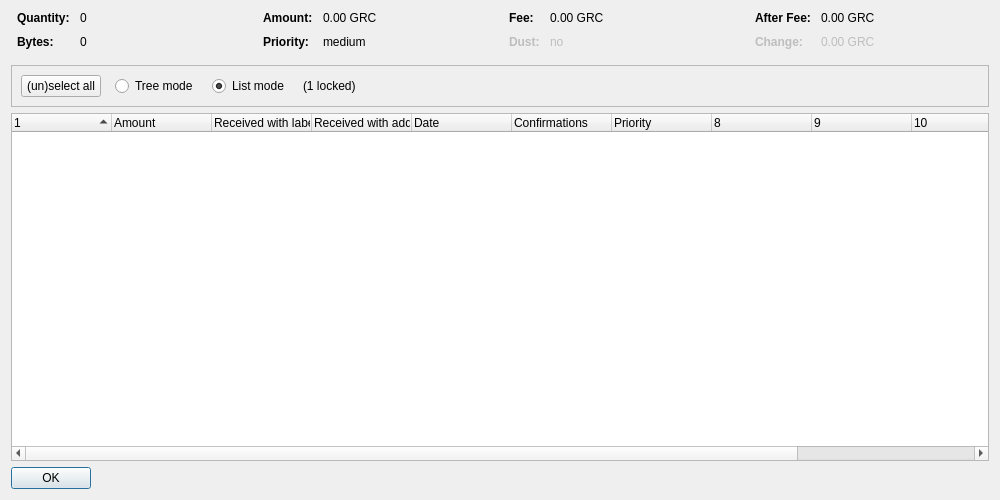
<?xml version="1.0" encoding="UTF-8"?>
<ui version="4.0">
 <class>CoinControlDialog</class>
 <widget class="QDialog" name="CoinControlDialog">
  <property name="geometry">
   <rect>
    <x>0</x>
    <y>0</y>
    <width>1000</width>
    <height>500</height>
   </rect>
  </property>
  <property name="windowTitle">
   <string>Coin Selection</string>
  </property>
  <layout class="QVBoxLayout" name="verticalLayout">
   <item>
    <layout class="QHBoxLayout" name="horizontalLayoutTop" stretch="0,0,0,0">
     <property name="topMargin">
      <number>0</number>
     </property>
     <property name="bottomMargin">
      <number>10</number>
     </property>
     <item>
      <layout class="QFormLayout" name="formLayoutCoinControl1">
       <property name="horizontalSpacing">
        <number>10</number>
       </property>
       <property name="verticalSpacing">
        <number>10</number>
       </property>
       <property name="leftMargin">
        <number>6</number>
       </property>
       <property name="rightMargin">
        <number>6</number>
       </property>
       <item row="0" column="0">
        <widget class="QLabel" name="labelCoinControlQuantityText">
         <property name="font">
          <font>
           <weight>75</weight>
           <bold>true</bold>
          </font>
         </property>
         <property name="text">
          <string>Quantity:</string>
         </property>
        </widget>
       </item>
       <item row="0" column="1">
        <widget class="QLabel" name="labelCoinControlQuantity">
         <property name="cursor">
          <cursorShape>IBeamCursor</cursorShape>
         </property>
         <property name="contextMenuPolicy">
          <enum>Qt::ActionsContextMenu</enum>
         </property>
         <property name="text">
          <string notr="true">0</string>
         </property>
         <property name="textInteractionFlags">
          <set>Qt::LinksAccessibleByMouse|Qt::TextSelectableByKeyboard|Qt::TextSelectableByMouse</set>
         </property>
        </widget>
       </item>
       <item row="1" column="0">
        <widget class="QLabel" name="labelCoinControlBytesText">
         <property name="font">
          <font>
           <weight>75</weight>
           <bold>true</bold>
          </font>
         </property>
         <property name="text">
          <string>Bytes:</string>
         </property>
        </widget>
       </item>
       <item row="1" column="1">
        <widget class="QLabel" name="labelCoinControlBytes">
         <property name="cursor">
          <cursorShape>IBeamCursor</cursorShape>
         </property>
         <property name="contextMenuPolicy">
          <enum>Qt::ActionsContextMenu</enum>
         </property>
         <property name="text">
          <string notr="true">0</string>
         </property>
         <property name="textInteractionFlags">
          <set>Qt::LinksAccessibleByMouse|Qt::TextSelectableByKeyboard|Qt::TextSelectableByMouse</set>
         </property>
        </widget>
       </item>
      </layout>
     </item>
     <item>
      <layout class="QFormLayout" name="formLayoutCoinControl2">
       <property name="horizontalSpacing">
        <number>10</number>
       </property>
       <property name="verticalSpacing">
        <number>10</number>
       </property>
       <property name="leftMargin">
        <number>6</number>
       </property>
       <property name="rightMargin">
        <number>6</number>
       </property>
       <item row="0" column="0">
        <widget class="QLabel" name="labelCoinControlAmountText">
         <property name="font">
          <font>
           <weight>75</weight>
           <bold>true</bold>
          </font>
         </property>
         <property name="text">
          <string>Amount:</string>
         </property>
        </widget>
       </item>
       <item row="0" column="1">
        <widget class="QLabel" name="labelCoinControlAmount">
         <property name="cursor">
          <cursorShape>IBeamCursor</cursorShape>
         </property>
         <property name="contextMenuPolicy">
          <enum>Qt::ActionsContextMenu</enum>
         </property>
         <property name="text">
          <string notr="true">0.00 GRC</string>
         </property>
         <property name="textInteractionFlags">
          <set>Qt::LinksAccessibleByMouse|Qt::TextSelectableByKeyboard|Qt::TextSelectableByMouse</set>
         </property>
        </widget>
       </item>
       <item row="1" column="0">
        <widget class="QLabel" name="labelCoinControlPriorityText">
         <property name="font">
          <font>
           <weight>75</weight>
           <bold>true</bold>
          </font>
         </property>
         <property name="text">
          <string>Priority:</string>
         </property>
        </widget>
       </item>
       <item row="1" column="1">
        <widget class="QLabel" name="labelCoinControlPriority">
         <property name="cursor">
          <cursorShape>IBeamCursor</cursorShape>
         </property>
         <property name="contextMenuPolicy">
          <enum>Qt::ActionsContextMenu</enum>
         </property>
         <property name="text">
          <string notr="true">medium</string>
         </property>
         <property name="textInteractionFlags">
          <set>Qt::LinksAccessibleByMouse|Qt::TextSelectableByKeyboard|Qt::TextSelectableByMouse</set>
         </property>
        </widget>
       </item>
      </layout>
     </item>
     <item>
      <layout class="QFormLayout" name="formLayoutCoinControl3">
       <property name="horizontalSpacing">
        <number>10</number>
       </property>
       <property name="verticalSpacing">
        <number>10</number>
       </property>
       <property name="leftMargin">
        <number>6</number>
       </property>
       <property name="rightMargin">
        <number>6</number>
       </property>
       <item row="0" column="0">
        <widget class="QLabel" name="labelCoinControlFeeText">
         <property name="font">
          <font>
           <weight>75</weight>
           <bold>true</bold>
          </font>
         </property>
         <property name="text">
          <string>Fee:</string>
         </property>
        </widget>
       </item>
       <item row="0" column="1">
        <widget class="QLabel" name="labelCoinControlFee">
         <property name="cursor">
          <cursorShape>IBeamCursor</cursorShape>
         </property>
         <property name="contextMenuPolicy">
          <enum>Qt::ActionsContextMenu</enum>
         </property>
         <property name="text">
          <string notr="true">0.00 GRC</string>
         </property>
         <property name="textInteractionFlags">
          <set>Qt::LinksAccessibleByMouse|Qt::TextSelectableByKeyboard|Qt::TextSelectableByMouse</set>
         </property>
        </widget>
       </item>
       <item row="1" column="0">
        <widget class="QLabel" name="labelCoinControlLowOutputText">
         <property name="enabled">
          <bool>false</bool>
         </property>
         <property name="font">
          <font>
           <weight>75</weight>
           <bold>true</bold>
          </font>
         </property>
         <property name="text">
          <string>Dust:</string>
         </property>
        </widget>
       </item>
       <item row="1" column="1">
        <widget class="QLabel" name="labelCoinControlLowOutput">
         <property name="enabled">
          <bool>false</bool>
         </property>
         <property name="cursor">
          <cursorShape>IBeamCursor</cursorShape>
         </property>
         <property name="contextMenuPolicy">
          <enum>Qt::ActionsContextMenu</enum>
         </property>
         <property name="text">
          <string notr="true">no</string>
         </property>
         <property name="textInteractionFlags">
          <set>Qt::LinksAccessibleByMouse|Qt::TextSelectableByKeyboard|Qt::TextSelectableByMouse</set>
         </property>
        </widget>
       </item>
      </layout>
     </item>
     <item>
      <layout class="QFormLayout" name="formLayoutCoinControl4">
       <property name="horizontalSpacing">
        <number>10</number>
       </property>
       <property name="verticalSpacing">
        <number>10</number>
       </property>
       <property name="leftMargin">
        <number>6</number>
       </property>
       <property name="rightMargin">
        <number>6</number>
       </property>
       <item row="0" column="0">
        <widget class="QLabel" name="labelCoinControlAfterFeeText">
         <property name="font">
          <font>
           <weight>75</weight>
           <bold>true</bold>
          </font>
         </property>
         <property name="text">
          <string>After Fee:</string>
         </property>
        </widget>
       </item>
       <item row="0" column="1">
        <widget class="QLabel" name="labelCoinControlAfterFee">
         <property name="cursor">
          <cursorShape>IBeamCursor</cursorShape>
         </property>
         <property name="contextMenuPolicy">
          <enum>Qt::ActionsContextMenu</enum>
         </property>
         <property name="text">
          <string notr="true">0.00 GRC</string>
         </property>
         <property name="textInteractionFlags">
          <set>Qt::LinksAccessibleByMouse|Qt::TextSelectableByKeyboard|Qt::TextSelectableByMouse</set>
         </property>
        </widget>
       </item>
       <item row="1" column="0">
        <widget class="QLabel" name="labelCoinControlChangeText">
         <property name="enabled">
          <bool>false</bool>
         </property>
         <property name="font">
          <font>
           <weight>75</weight>
           <bold>true</bold>
          </font>
         </property>
         <property name="text">
          <string>Change:</string>
         </property>
        </widget>
       </item>
       <item row="1" column="1">
        <widget class="QLabel" name="labelCoinControlChange">
         <property name="enabled">
          <bool>false</bool>
         </property>
         <property name="cursor">
          <cursorShape>IBeamCursor</cursorShape>
         </property>
         <property name="contextMenuPolicy">
          <enum>Qt::ActionsContextMenu</enum>
         </property>
         <property name="text">
          <string notr="true">0.00 GRC</string>
         </property>
         <property name="textInteractionFlags">
          <set>Qt::LinksAccessibleByMouse|Qt::TextSelectableByKeyboard|Qt::TextSelectableByMouse</set>
         </property>
        </widget>
       </item>
      </layout>
     </item>
    </layout>
   </item>
   <item>
    <widget class="QFrame" name="frame">
     <property name="minimumSize">
      <size>
       <width>0</width>
       <height>40</height>
      </size>
     </property>
     <property name="frameShape">
      <enum>QFrame::StyledPanel</enum>
     </property>
     <property name="frameShadow">
      <enum>QFrame::Sunken</enum>
     </property>
     <layout class="QHBoxLayout" name="horizontalLayout">
      <item>
       <layout class="QHBoxLayout" name="horizontalLayoutPanel" stretch="0,0,0,0,0">
        <property name="spacing">
         <number>14</number>
        </property>
        <item>
         <widget class="QPushButton" name="pushButtonSelectAll">
          <property name="sizePolicy">
           <sizepolicy hsizetype="Maximum" vsizetype="Fixed">
            <horstretch>0</horstretch>
            <verstretch>0</verstretch>
           </sizepolicy>
          </property>
          <property name="text">
           <string>(un)select all</string>
          </property>
          <property name="autoDefault">
           <bool>false</bool>
          </property>
         </widget>
        </item>
        <item>
         <widget class="QRadioButton" name="radioTreeMode">
          <property name="sizePolicy">
           <sizepolicy hsizetype="Maximum" vsizetype="Fixed">
            <horstretch>0</horstretch>
            <verstretch>0</verstretch>
           </sizepolicy>
          </property>
          <property name="text">
           <string>Tree mode</string>
          </property>
         </widget>
        </item>
        <item>
         <widget class="QRadioButton" name="radioListMode">
          <property name="sizePolicy">
           <sizepolicy hsizetype="Maximum" vsizetype="Fixed">
            <horstretch>0</horstretch>
            <verstretch>0</verstretch>
           </sizepolicy>
          </property>
          <property name="text">
           <string>List mode</string>
          </property>
          <property name="checked">
           <bool>true</bool>
          </property>
         </widget>
        </item>
        <item>
         <widget class="QLabel" name="labelLocked">
          <property name="text">
           <string notr="true">(1 locked)</string>
          </property>
         </widget>
        </item>
        <item>
         <spacer name="horizontalSpacer">
          <property name="orientation">
           <enum>Qt::Horizontal</enum>
          </property>
          <property name="sizeHint" stdset="0">
           <size>
            <width>40</width>
            <height>20</height>
           </size>
          </property>
         </spacer>
        </item>
       </layout>
      </item>
     </layout>
    </widget>
   </item>
   <item>
    <widget class="CoinControlTreeWidget" name="treeWidget">
     <property name="contextMenuPolicy">
      <enum>Qt::CustomContextMenu</enum>
     </property>
     <property name="sortingEnabled">
      <bool>false</bool>
     </property>
     <property name="columnCount">
      <number>12</number>
     </property>
     <attribute name="headerShowSortIndicator" stdset="0">
      <bool>true</bool>
     </attribute>
     <attribute name="headerStretchLastSection">
      <bool>false</bool>
     </attribute>
     <column>
      <property name="text">
       <string/>
      </property>
     </column>
     <column>
      <property name="text">
       <string>Amount</string>
      </property>
     </column>
     <column>
      <property name="text">
       <string>Received with label</string>
      </property>
     </column>
     <column>
      <property name="text">
       <string>Received with address</string>
      </property>
     </column>
     <column>
      <property name="text">
       <string>Date</string>
      </property>
     </column>
     <column>
      <property name="text">
       <string>Confirmations</string>
      </property>
      <property name="toolTip">
       <string>Confirmed</string>
      </property>
     </column>
     <column>
      <property name="text">
       <string>Priority</string>
      </property>
     </column>
     <column>
      <property name="text">
       <string/>
      </property>
     </column>
     <column>
      <property name="text">
       <string/>
      </property>
     </column>
     <column>
      <property name="text">
       <string/>
      </property>
     </column>
     <column>
      <property name="text">
       <string/>
      </property>
     </column>
     <column>
      <property name="text">
       <string/>
      </property>
     </column>
    </widget>
   </item>
   <item>
    <widget class="QDialogButtonBox" name="buttonBox">
     <property name="sizePolicy">
      <sizepolicy hsizetype="Maximum" vsizetype="Fixed">
       <horstretch>0</horstretch>
       <verstretch>0</verstretch>
      </sizepolicy>
     </property>
     <property name="orientation">
      <enum>Qt::Horizontal</enum>
     </property>
     <property name="standardButtons">
      <set>QDialogButtonBox::Ok</set>
     </property>
    </widget>
   </item>
  </layout>
 </widget>
 <customwidgets>
  <customwidget>
   <class>CoinControlTreeWidget</class>
   <extends>QTreeWidget</extends>
   <header>coincontroltreewidget.h</header>
  </customwidget>
 </customwidgets>
 <resources/>
 <connections/>
</ui>
